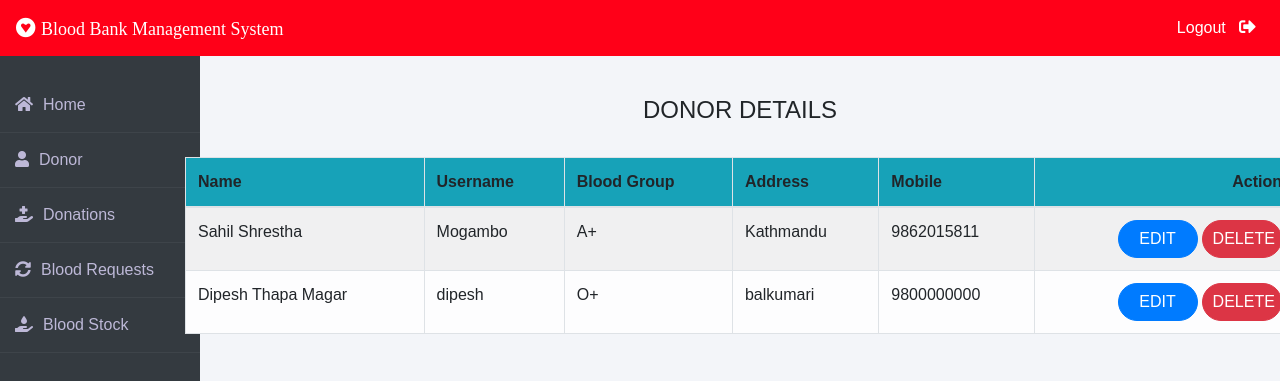
Screenshot of /admin/admin_donor.php (signed in) with the database file from the repository.
### tables this page shows
CREATE TABLE `donor_info` (
  `user_id` int(11) NOT NULL,
  `firstname` varchar(20) NOT NULL,
  `lastname` varchar(20) NOT NULL,
  `user` varchar(20) NOT NULL,
  `password` varchar(60) NOT NULL,
  `bloodgroup` varchar(20) NOT NULL,
  `address` varchar(20) NOT NULL,
  `mobile` bigint(10) NOT NULL
);

### admin/admin_donor.php (the view, shortened to what this page needs)
<?php
$conn = new mysqli('localhost', 'root', '', 'blood_bank');
$query = "SELECT * FROM donor_info";
$result = $conn->query($query);
?>
<!DOCTYPE html>
<html lang="en">
<head>
</head>
<body>
    <br><br>
    <div class="container">
        <h4 class="text-center">DONOR DETAILS</h4><br>
        <table class="table table-light table-hover table-bordered table-striped">
            <thead class="bg-info">
                <tr>
                    <th scope="col">Name</th>
                    <th scope="col">Username</th>
                    <th scope="col">Blood Group</th>
                    <th scope="col">Address</th>
                    <th scope="col">Mobile</th>
                    <th class="text-right">Action</th>
                </tr>
            </thead>
            <tbody>
                <?php
                if ($result->num_rows > 0) {
                    while ($donor = $result->fetch_assoc()) {
                        ?>
                        <tr>
                            <td><?php echo $donor['firstname'] . ' ' . $donor['lastname']; ?></td>
                            <td><?php echo $donor['user']; ?></td>
                            <td><?php echo $donor['bloodgroup']; ?></td>
                            <td><?php echo $donor['address']; ?></td>
                            <td><?php echo $donor['mobile']; ?></td>
                            <td class="text-right">
                                <button class="btn btn-primary badge-pill" style="width: 80px;">
                                    <a style="text-decoration: none;color: white;" href="<?php echo 'update_donor.php?user_id=' . $donor['user_id']; ?>">EDIT</a>
                                </button>
                                <button class="btn btn-danger badge-pill" style="width: 80px;">
                                    <a style="text-decoration: none;color: white;" href="<?php echo 'delete_donor.php?user_id=' . $donor['user_id']; ?>">DELETE</a>
                                </button>
                            </td>
                        </tr>
                    <?php
                    }
                } else {
                    echo "<tr><td colspan='6'>No records found.</td></tr>";
                }
                ?>
            </tbody>
        </table>
    </div>
</body>
</html>

### admin/admin_donor.php (style rules this page uses)
.container { position: relative; left: 100px; }

### rows the page displays
donor_info: firstname "Sahil", lastname "Shrestha", user "Mogambo", bloodgroup "A+", address "Kathmandu", mobile "9862015811"
donor_info: firstname "Dipesh", lastname "Thapa Magar", user "dipesh", bloodgroup "O+", address "balkumari", mobile "9800000000"
